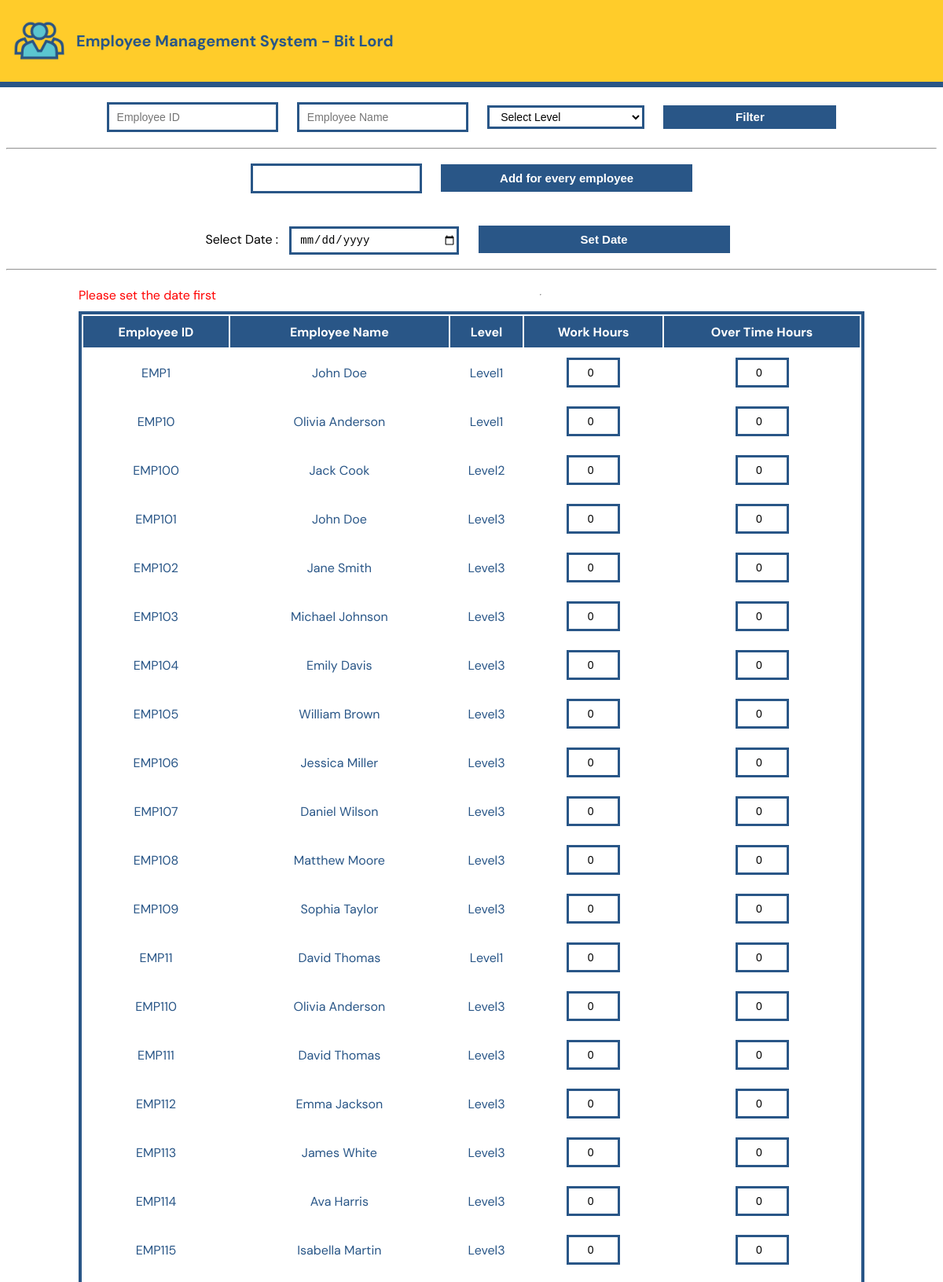
The page /admin/markAttendence.php (upper part) on the database its author committed.
### tables this page shows
CREATE TABLE `employee` (
  `empId` varchar(11) NOT NULL,
  `empName` varchar(255) DEFAULT NULL,
  `empAge` int(11) DEFAULT NULL,
  `empLevel` varchar(50) DEFAULT NULL,
  `empPassword` varchar(255) DEFAULT NULL
);

### admin/markAttendence.php (the view, shortened to what this page needs)
<!DOCTYPE html>
<html lang="en" class="conthtml">
<head>
    <link rel="stylesheet" href="../style/style.css">
</head>
<body class="contbody">
    <?php
    include_once("../script/header.php");
    include_once("../conf/conf.php");
    ?>
    <div class="container2">
        <form method="GET">
            <input type="text" id="employeeID" name="employeeID" class="inputTextFilter" placeholder="Employee ID">
            <input type="text" id="employeeName" name="employeeName" class="inputTextFilter" placeholder="Employee Name">
            <select id="level" name="level" class="inputTextFilter">
                <option value="">Select Level</option>
            </select>
            <input type="submit" value="Filter" class="filterbtn">
        </form>
    </div>
    <hr>
    <form method="GET">
    <input type="text" id="commonHour" name="commonHour" class="inputTextFilter">
    <input type="submit" name="addCommonHourBtn" id="addCommonHourBtn" value="Add for every employee" class="btn">
    </form>
    <br>
    <form method="POST">
        Select Date :
    <input type="date" id="attenDate" name="attenDate" class="inputTextFilter" required>
    <input type="submit" value="Set Date" class="btn">
    </form>
    <hr>
    <form method="GET">
    <div class="container2" style="padding-bottom: 200px;">
        <?php
            if(isset($_POST['attenDate'])) {
                if($_POST['attenDate'] != Null) {
                    $_SESSION['post_date'] = $date = $_POST['attenDate'];
                    echo "<font color=green> You setup the date as : ".$_SESSION['post_date']."</font>";
                    echo "<br><br><hr>";
                    $query = "SELECT employee.empId, empName, empLevel FROM employee WHERE 1=1";
                    if(isset($_GET['employeeID']) && $_GET['employeeID'] != "") {
                        $employeeID = $_GET['employeeID'];
                        $query .= " AND empId='$employeeID'";
                    }
                    if(isset($_GET['employeeName']) && $_GET['employeeName'] != "") {
                        $employeeName = $_GET['employeeName'];
                        $query .= " AND empName LIKE '%$employeeName%'";
                    }
                    if(isset($_GET['level']) && $_GET['level'] != "") {
                        $level = $_GET['level'];
                        $query .= " AND empLevel='$level'";
                    }
                    $result = mysqli_query($conn, $query);
                    echo "<table class='tbl'>";
                    echo "<tr class=tblHead>";
                    echo "<th>Employee ID</th><th>Employee Name</th><th>Level</th><th>Work Hours</th><th>Over Time Hours</th>";
                    echo "</tr>";
                    while($row = mysqli_fetch_row($result)){
                        echo "<tr class='tblRow'>";
                        echo "<td> $row[0] </td>";
                        echo "<td> $row[1] </td>";
                        echo "<td> $row[2] </td>";
                        $query2 = "SELECT workHours, overTimeHours FROM attendance WHERE date='". $_SESSION['post_date'] ."' AND empId='$row[0]'";
                        $result2 = mysqli_query($conn, $query2);
                        $row2 = mysqli_fetch_row($result2);
                        if(mysqli_num_rows($result2)==1){
                            echo "<td>
                            <input type='number' value=$row2[0] name=$row[0]"."wh"." class='inputTextFilter attenInput' id='workHour'>
                            </td>";
                        }
                        else{
                            echo "<td>
                            <input type='number' value=0  name=$row[0]"."wh"." class='inputTextFilter attenInput' id='workHour'>
                            </td>";
                        }
                        if(mysqli_num_rows($result2)==1){
                            echo "<td>
                            <input type='number' value=$row2[1] name=$row[0]"."ot"." class='inputTextFilter attenInput' id='overTimeHour'>
                            </td>";
                        }
                        else{
                            echo "<td>
                            <input type='number' value=0 name=$row[0]"."ot"." class='inputTextFilter attenInput' id='overTimeHour'>
                            </td>";
                        }
                    }
                    echo "</table>";
                }
            }
            else{
                    $query = "SELECT employee.empId, empName, empLevel FROM employee WHERE 1=1";
                    echo "<font color=red>Please set the date first</font>";
                    echo "<br><br><hr>";
                    $result = mysqli_query($conn, $query);
                    echo "<table class='tbl'>";
                    echo "<tr class=tblHead>";
                    echo "<th>Employee ID</th><th>Employee Name</th><th>Level</th><th>Work Hours</th><th>Over Time Hours</th>";
                    echo "</tr>";
                    while($row = mysqli_fetch_row($result)){
                        echo "<tr class='tblRow'>";
                        echo "<td> $row[0] </td>";
                        echo "<td> $row[1] </td>";
                        echo "<td> $row[2] </td>";
                        echo "<td>
                            <input type='number' value=0  name=$row[0]"."wh"." class='inputTextFilter attenInput' id='workHour'>
                            </td>";
                        echo "<td>
                            <input type='number' value=0  name=$row[0]"."ot"." class='inputTextFilter attenInput' id='overTimeHour'>
                            </td>";
                    }
                    echo "</table>";
            }
        ?>
    </div>
        </form>
</body>
</html>

### style/style.css (style rules this page uses)
body { font-family: 'DM Sans', sans-serif; }
.contbody { justify-content: center; align-items: center; margin-top: 120px; }
.container2 { margin: 10px auto; display: flex; flex-wrap: wrap; justify-content: center; align-items: center; text-align: center; max-width: 1000px; color: #295687; }
form { text-align: center; }
.inputTextFilter { width: 200px; height: 30px; margin: 10px; padding-left: 10px; font-size: 14px; border: 3px solid #295687; background: #FFF; }
.attenInput { width: 50px; text-align: center; }
.btn { width: 320px; height: 35px; margin: 10px; font-size: 15px; font-weight: 600; border: 3px solid #295687; background: #295687; color: #FFF; }
.filterbtn { width: 220px; height: 30px; margin: 10px; font-size: 15px; font-weight: 600; border: 3px solid #295687; background: #295687; color: #FFF; }
.tbl { width: 100%; border: 4px solid #295687; }
.tblRow { height: 40px; }
.tblHead { height: 40px; background-color: #295687; color: #FFF; }

### rows shown on the page
employee: empId "EMP1", empName "John Doe", empLevel "Level1"
employee: empId "EMP10", empName "Olivia Anderson", empLevel "Level1"
employee: empId "EMP100", empName "Jack Cook", empLevel "Level2"
employee: empId "EMP101", empName "John Doe", empLevel "Level3"
employee: empId "EMP102", empName "Jane Smith", empLevel "Level3"
employee: empId "EMP103", empName "Michael Johnson", empLevel "Level3"
employee: empId "EMP104", empName "Emily Davis", empLevel "Level3"
employee: empId "EMP105", empName "William Brown", empLevel "Level3"
employee: empId "EMP106", empName "Jessica Miller", empLevel "Level3"
employee: empId "EMP107", empName "Daniel Wilson", empLevel "Level3"
employee: empId "EMP108", empName "Matthew Moore", empLevel "Level3"
employee: empId "EMP109", empName "Sophia Taylor", empLevel "Level3"
employee: empId "EMP11", empName "David Thomas", empLevel "Level1"
employee: empId "EMP110", empName "Olivia Anderson", empLevel "Level3"
employee: empId "EMP111", empName "David Thomas", empLevel "Level3"
employee: empId "EMP112", empName "Emma Jackson", empLevel "Level3"
employee: empId "EMP113", empName "James White", empLevel "Level3"
employee: empId "EMP114", empName "Ava Harris", empLevel "Level3"
employee: empId "EMP115", empName "Isabella Martin", empLevel "Level3"
